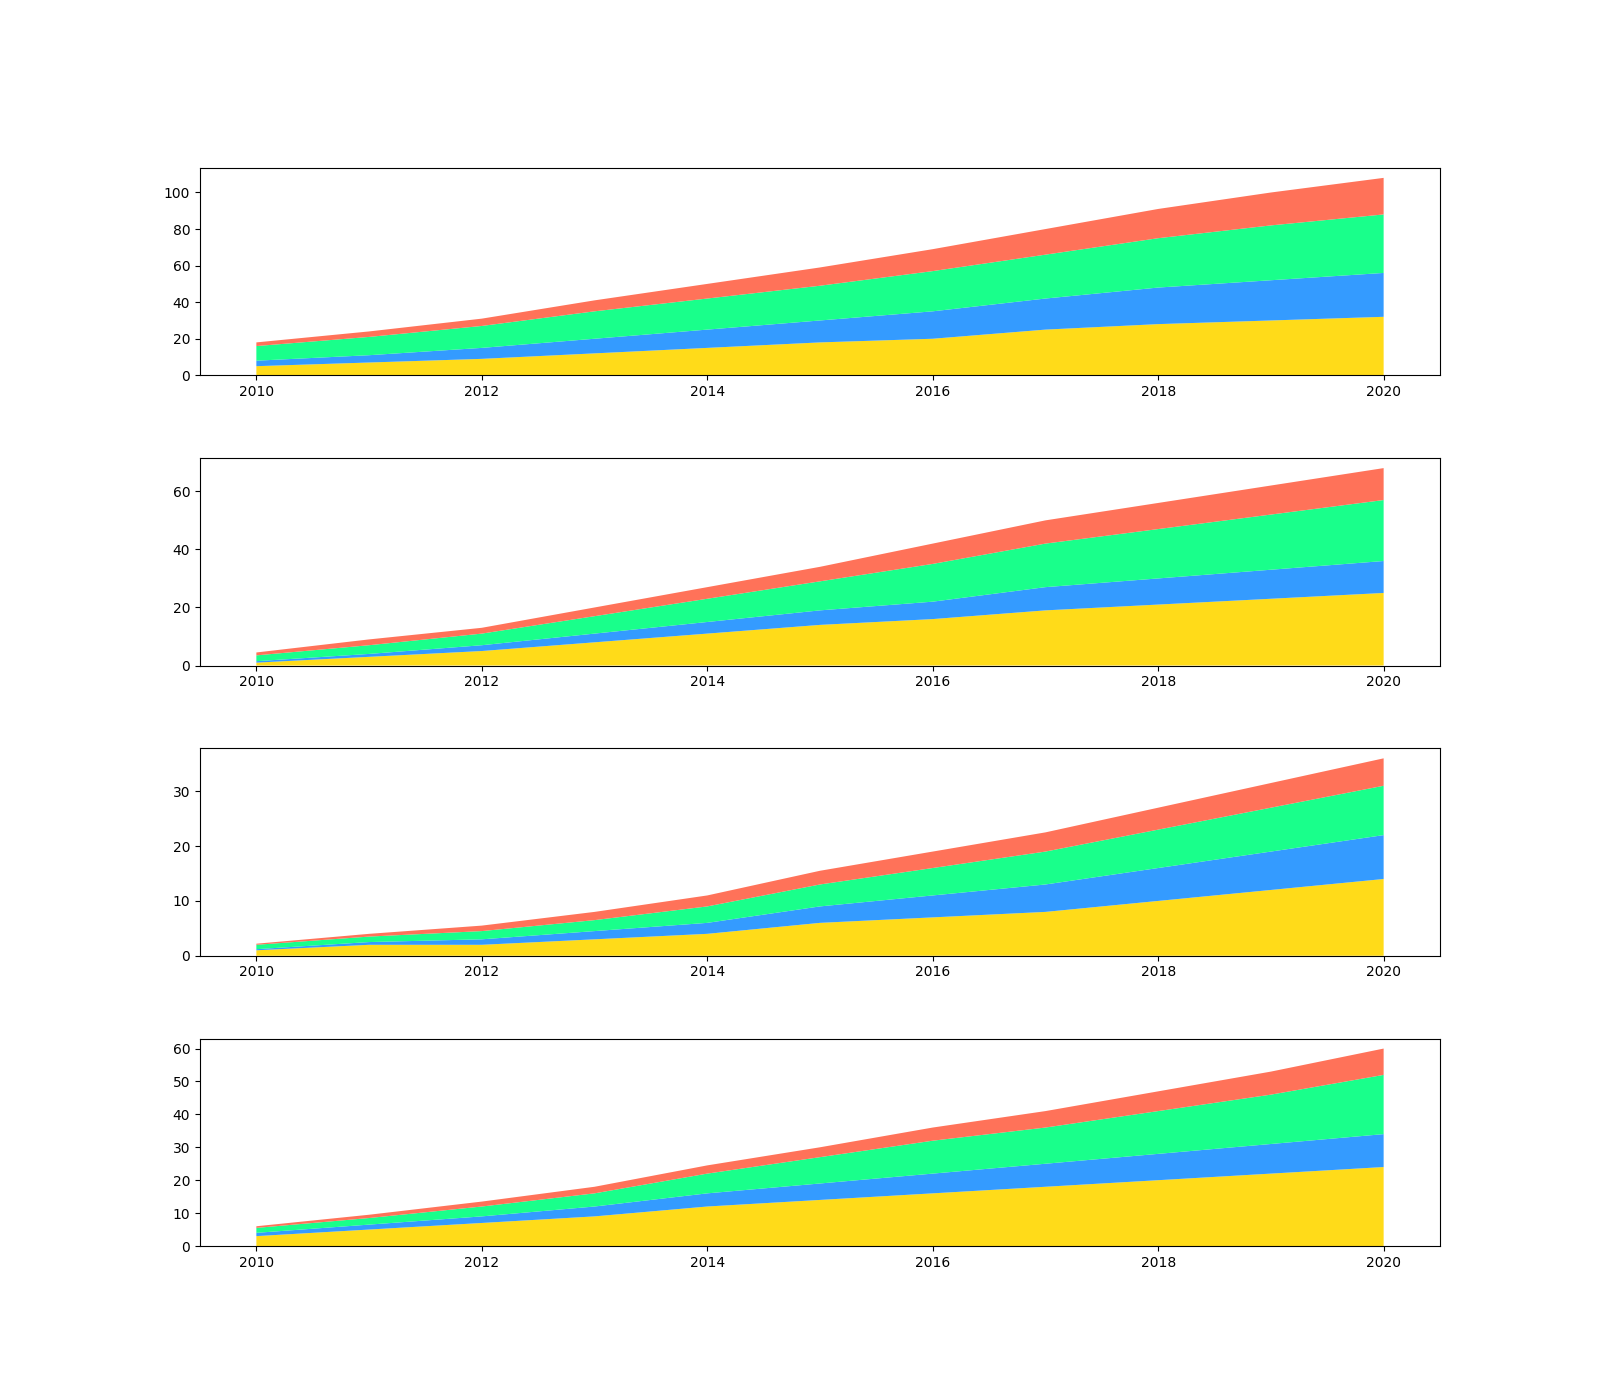

Reproduce this figure in Python.
import matplotlib.pyplot as plt
import numpy as np

years = np.arange(2010, 2021)

industrial_solar = [5, 7, 9, 12, 15, 18, 20, 25, 28, 30, 32]
industrial_wind = [3, 4, 6, 8, 10, 12, 15, 17, 20, 22, 24]
industrial_hydro = [8, 10, 12, 15, 17, 19, 22, 24, 27, 30, 32]
industrial_geothermal = [2, 3, 4, 6, 8, 10, 12, 14, 16, 18, 20]

residential_solar = [1, 3, 5, 8, 11, 14, 16, 19, 21, 23, 25]
residential_wind = [0.5, 1, 2, 3, 4, 5, 6, 8, 9, 10, 11]
residential_hydro = [2, 3, 4, 6, 8, 10, 13, 15, 17, 19, 21]
residential_geothermal = [1, 2, 2, 3, 4, 5, 7, 8, 9, 10, 11]

transportation_solar = [1, 2, 2, 3, 4, 6, 7, 8, 10, 12, 14]
transportation_wind = [0.2, 0.5, 1, 1.5, 2, 3, 4, 5, 6, 7, 8]
transportation_hydro = [0.8, 1, 1.5, 2, 3, 4, 5, 6, 7, 8, 9]
transportation_geothermal = [0.2, 0.5, 1, 1.5, 2, 2.5, 3, 3.5, 4, 4.5, 5]

commercial_solar = [3, 5, 7, 9, 12, 14, 16, 18, 20, 22, 24]
commercial_wind = [1, 1.5, 2, 3, 4, 5, 6, 7, 8, 9, 10]
commercial_hydro = [1.5, 2, 3, 4, 6, 8, 10, 11, 13, 15, 18]
commercial_geothermal = [0.5, 1, 1.5, 2, 2.5, 3, 4, 5, 6, 7, 8]

plt.figure(figsize=(16, 14))

plt.subplot(4, 1, 1)
plt.stackplot(years, industrial_solar, industrial_wind, industrial_hydro, industrial_geothermal,
              colors=['#FFD700', '#1E90FF', '#00FF7F', '#FF6347'], alpha=0.9)

plt.subplot(4, 1, 2)
plt.stackplot(years, residential_solar, residential_wind, residential_hydro, residential_geothermal,
              colors=['#FFD700', '#1E90FF', '#00FF7F', '#FF6347'], alpha=0.9)

plt.subplot(4, 1, 3)
plt.stackplot(years, transportation_solar, transportation_wind, transportation_hydro, transportation_geothermal,
              colors=['#FFD700', '#1E90FF', '#00FF7F', '#FF6347'], alpha=0.9)

plt.subplot(4, 1, 4)
plt.stackplot(years, commercial_solar, commercial_wind, commercial_hydro, commercial_geothermal,
              colors=['#FFD700', '#1E90FF', '#00FF7F', '#FF6347'], alpha=0.9)

plt.subplots_adjust(hspace=0.4)
plt.show()
